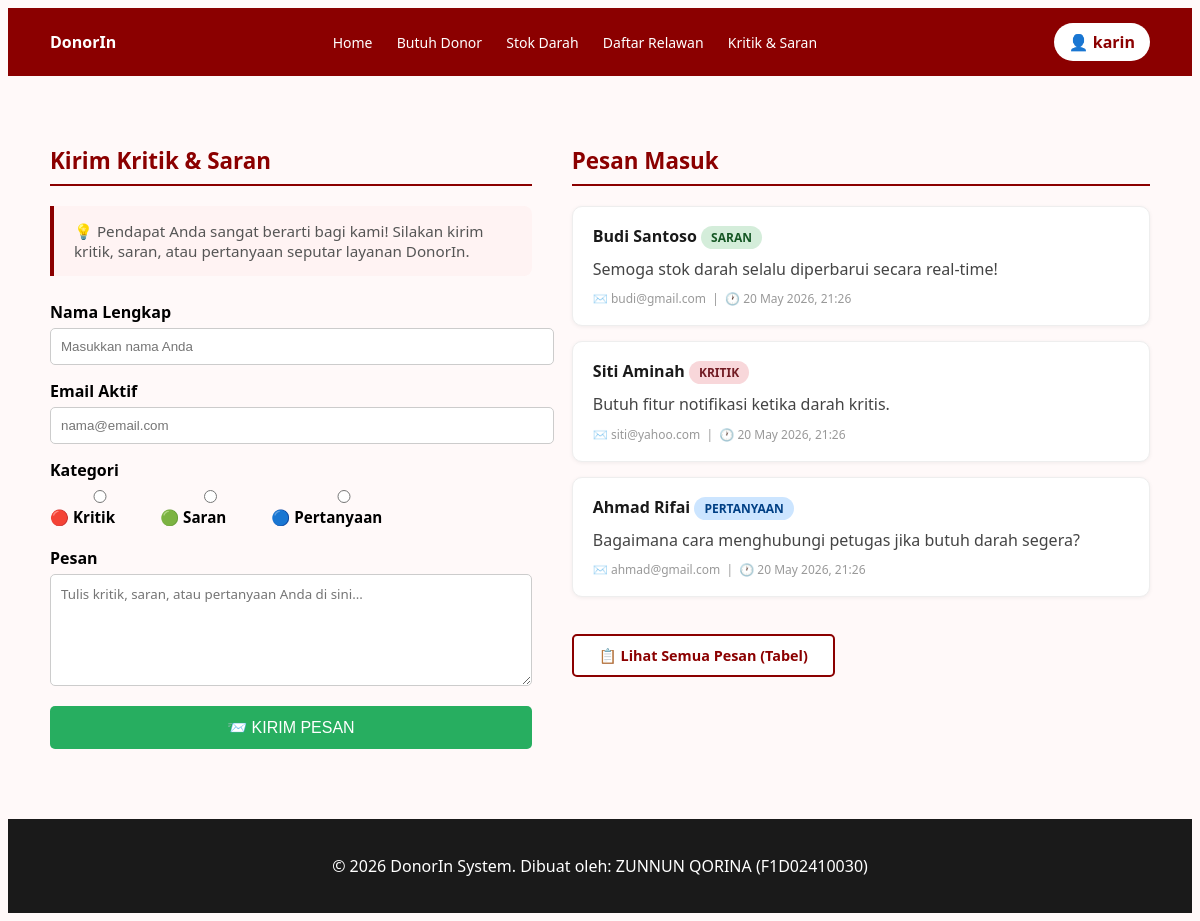
The page /kritik_saran.php (signed in) on the database its author committed.
### tables this page shows
CREATE TABLE IF NOT EXISTS kritik_saran (
    id       INT AUTO_INCREMENT PRIMARY KEY,
    nama     VARCHAR(100) NOT NULL,
    email    VARCHAR(100) NOT NULL,
    kategori ENUM('kritik','saran','pertanyaan') NOT NULL,
    pesan    TEXT         NOT NULL,
    tanggal  DATETIME     DEFAULT CURRENT_TIMESTAMP
);

### kritik_saran.php (the view, shortened to what this page needs)
<?php
include 'koneksi.php';
?>
<!DOCTYPE html>
<html lang="id">
<head>
    <link rel="stylesheet" href="styles.css">
</head>
<body>
<?php include 'header.php'; ?>
<main class="wadah" style="padding: 50px 20px;">
    <div class="dua-kolom">
        <div class="kolom-kiri">
            <h2 class="judul-seksi">Kirim Kritik & Saran</h2>
            <div style="background:#fff3f3; border-left:4px solid #8b0000; padding:15px 20px;
                        border-radius:0 8px 8px 0; margin-bottom:25px; color:#555; font-size:0.95rem;">
                💡 Pendapat Anda sangat berarti bagi kami! Silakan kirim kritik, saran,
                atau pertanyaan seputar layanan DonorIn.
            </div>
            <form method="POST" action="kritik_saran.php">
                <div class="grup-form">
                    <label for="nama">Nama Lengkap</label>
                    <input type="text" id="nama" name="nama"
                           placeholder="Masukkan nama Anda" required>
                </div>
                <div class="grup-form">
                    <label for="email">Email Aktif</label>
                    <input type="email" id="email" name="email"
                           placeholder="nama@email.com" required>
                </div>
                <div class="grup-form">
                    <label>Kategori</label>
                    <div class="radio-grup">
                        <label class="radio-item">
                            <input type="radio" name="kategori" value="kritik" required> 🔴 Kritik
                        </label>
                        <label class="radio-item">
                            <input type="radio" name="kategori" value="saran"> 🟢 Saran
                        </label>
                        <label class="radio-item">
                            <input type="radio" name="kategori" value="pertanyaan"> 🔵 Pertanyaan
                        </label>
                    </div>
                </div>
                <div class="grup-form">
                    <label for="pesan">Pesan</label>
                    <textarea id="pesan" name="pesan" rows="5"
                        placeholder="Tulis kritik, saran, atau pertanyaan Anda di sini..."
                        style="width:100%; padding:10px; border-radius:5px; border:1px solid #ccc;
                               resize:vertical; font-family:inherit; box-sizing:border-box;"></textarea>
                </div>
                <button type="submit" name="kirim" class="tombol-kirim"
                        style="width:100%; padding:12px; font-size:1rem;">
                    📨 KIRIM PESAN
                </button>
            </form>
        </div>
        <div class="kolom-kanan">
            <h2 class="judul-seksi">Pesan Masuk</h2>
            <?php
            $query_tampil = "SELECT * FROM kritik_saran ORDER BY tanggal DESC";
            $hasil_tampil = mysqli_query($conn, $query_tampil);
            $jumlah       = mysqli_num_rows($hasil_tampil);
            if ($jumlah == 0) {
                echo '<p class="kosong">Belum ada pesan masuk.</p>';
            } else {
                while ($baris = mysqli_fetch_assoc($hasil_tampil)) {
                    $badge_class = 'badge-' . $baris['kategori'];
                    $tanggal_fmt = date('d M Y, H:i', strtotime($baris['tanggal']));
                    echo "
                    <div class='kartu-pesan'>
                        <h4>{$baris['nama']}
                            <span class='badge-kategori {$badge_class}'>{$baris['kategori']}</span>
                        </h4>
                        <p>" . htmlspecialchars($baris['pesan']) . "</p>
                        <div class='kartu-meta'>
                            ✉️ {$baris['email']} &nbsp;|&nbsp; 🕐 {$tanggal_fmt}
                        </div>
                    </div>";
                }
            }
            ?>
            <br>
            <a href="tampil_kritik.php"
               style="display:inline-block; background:white; color:#8b0000; border:2px solid #8b0000;
                      padding:10px 25px; border-radius:5px; font-weight:bold; text-decoration:none;
                      font-size:0.9rem;">
                📋 Lihat Semua Pesan (Tabel)
            </a>
        </div>
    </div>
</main>
<?php include 'footer.php'; ?>
</body>
</html>

### styles.css (style rules this page uses)
body { font-family: 'Segoe UI', Tahoma, Geneva, Verdana, sans-serif; background-color: #fff9f9; }
.wadah { max-width: 1100px; margin: auto; padding: 0 20px; }
.grup-form { margin-bottom: 15px; }
.grup-form label { display: block; margin-bottom: 5px; font-weight: bold; }
.grup-form input, .grup-form select { width: 100%; padding: 10px; border-radius: 5px; border: 1px solid #ccc }
.tombol-kirim { background: #27ae60; color: white; border: none; padding: 10px 20px; border-radius: 5px; cursor: pointer; }
.badge-kategori { display: inline-block; padding: 3px 10px; border-radius: 12px; font-size: 12px; font-weight: bold; text-transform: uppercase; }
.badge-kritik { background: #f8d7da; color: #721c24; }
.badge-saran { background: #d4edda; color: #155724; }
.badge-pertanyaan { background: #cce5ff; color: #004085; }
.kartu-pesan { background: white; border: 1px solid #eee; border-radius: 10px; padding: 18px 20px; margin-bottom: 15px; box-shadow: 0 1px 4px rgba(0,0,0,0.06); }
.kartu-pesan h4 { margin: 0 0 6px; color: #1a1a1a; font-size: 1rem; }
.kartu-pesan p { margin: 8px 0 0; color: #444; line-height: 1.6; }
.kartu-meta { font-size: 12px; color: #999; margin-top: 8px; }
.dua-kolom { display: flex; gap: 40px; flex-wrap: wrap; }
.kolom-kiri { flex: 1; min-width: 300px; }
.kolom-kanan { flex: 1.2; min-width: 300px; }
.judul-seksi { color: #8b0000; font-size: 1.4rem; margin-bottom: 20px; border-bottom: 2px solid #8b0000; padding-bottom: 8px; }
.radio-grup { display: flex; gap: 20px; flex-wrap: wrap; margin-top: 6px; }
.radio-item { display: flex; align-items: center; gap: 6px; cursor: pointer; font-size: 0.95rem; }

### rows shown on the page
kritik_saran: nama "Budi Santoso", kategori "SARAN", pesan "Semoga stok darah selalu diperbarui secara real-time!", email "budi@gmail.com", tanggal "20 May 2026, 21:26"
kritik_saran: nama "Siti Aminah", kategori "KRITIK", pesan "Butuh fitur notifikasi ketika darah kritis.", email "siti@yahoo.com", tanggal "20 May 2026, 21:26"
kritik_saran: nama "Ahmad Rifai", kategori "PERTANYAAN", pesan "Bagaimana cara menghubungi petugas jika butuh darah segera?", email "ahmad@gmail.com", tanggal "20 May 2026, 21:26"

### other values the page prints
$_SESSION['admin_username'] "karin"
